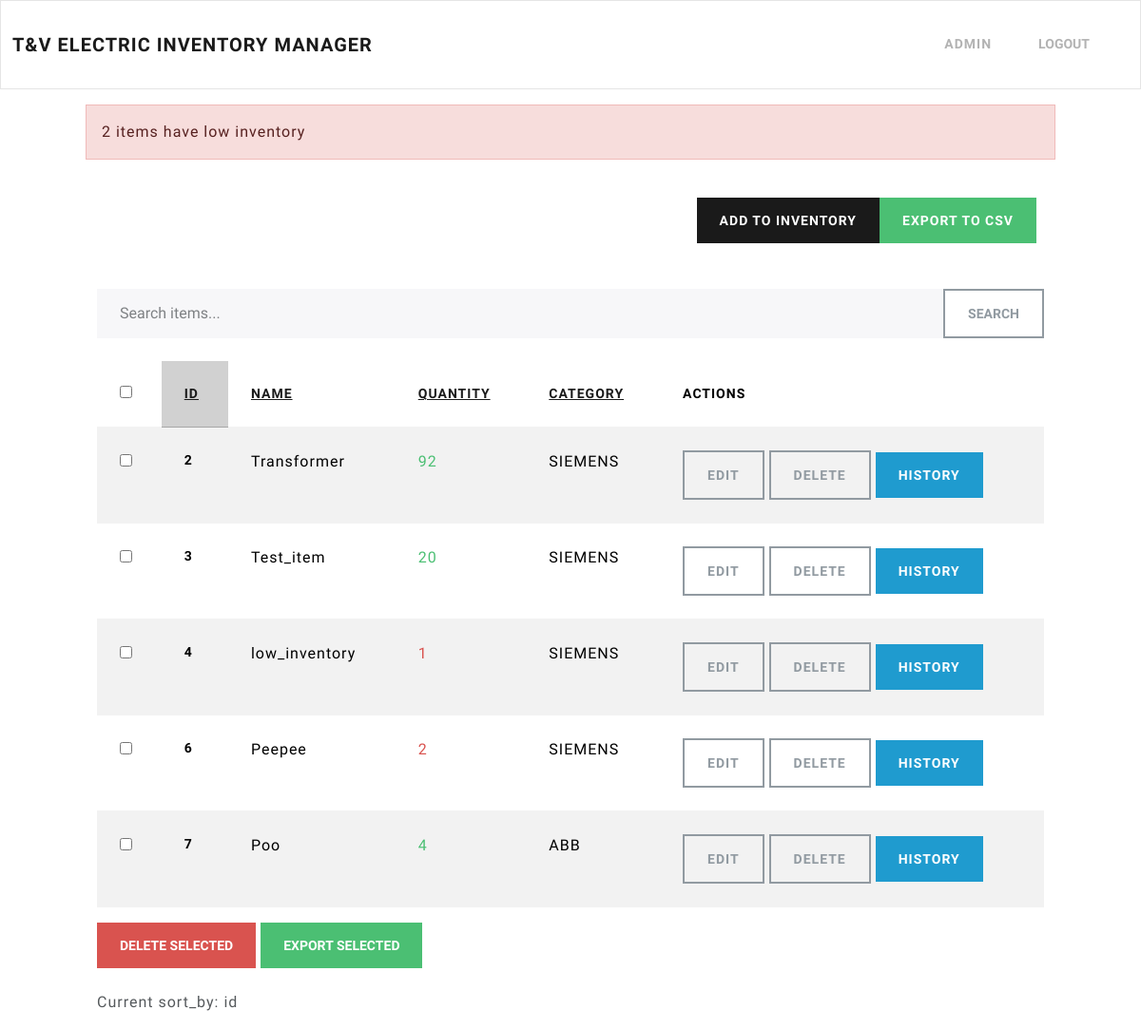
The page /dashboard/ (signed in) on the database its author committed.
### inventory/models.py (models this page shows, shortened)
class InventoryItem(models.Model):
    name = models.CharField(max_length=200)
    quantity = models.IntegerField()
    category = models.ForeignKey('Category', on_delete=models.SET_NULL, blank=True, null=True)
    date_created = models.DateTimeField(auto_now_add=True)
    is_active = models.BooleanField(default=True)

class Category(models.Model):
    name = models.CharField(max_length=200)
    class Meta:
        verbose_name_plural = 'Categories'

### inventory/views.py (the view)
# urls.py: path('dashboard/', Dashboard.as_view(), name='dashboard'),
class Dashboard(LoginRequiredMixin, View):
	def get(self, request):
		sort_by = request.GET.get('sort', 'id')
		query = request.GET.get('q','').strip()
		allowed_fields = ['id', 'name', 'quantity', 'category__name']
		clean_sort = sort_by.lstrip('-')
		if clean_sort not in allowed_fields:
			sort_by = 'id'
		items = InventoryItem.objects.filter(is_active=True)
		if query:
			items = items.filter(
                Q(name__icontains=query) | Q(category__name__icontains=query)
            )
		items = items.order_by(sort_by)
		low_inventory = InventoryItem.objects.filter(
			quantity__lte=LOW_QUANTITY,
			is_active=True
		)
		if low_inventory.count() > 0:
			if low_inventory.count() > 1:
				messages.error(request, f'{low_inventory.count()} items have low inventory')
			else:
				messages.error(request, f'{low_inventory.count()} item has low invetory')
		low_inventory_ids = InventoryItem.objects.filter(
			quantity__lte=LOW_QUANTITY,
			is_active=True
		).values_list('id', flat=True)
		return render(request, 'inventory/dashboard.html', {
			'items': items,
			'low_inventory_ids': low_inventory_ids,
			'sort_by': sort_by,
			'query': query
			})

### inventory/templates/inventory/dashboard.html (shortened to what this page needs)
{% extends 'inventory/base.html' %}
{% block content %}
    {% if messages %}
        <div class="row mt-3">
            {% for message in messages %}
                {% if message.tags == 'error' %}
                    <div class="col-md-10 col-12 mx-auto alert alert-danger">
                        {{ message}}
                    </div>
                {% else %}
                    <div class="col-md-10 col-12 mx-auto alert alert-success">
                        {{ message}}
                    </div>
                {% endif %}
            {% endfor %}
        </div>
    {% endif %}
    <div class="row">
        <div class="col-md-10 col-12 mx-auto mt-4">
            <div class="d-flex justify-content-end mb-5">
                <a href="{% url 'add-item' %}" class="btn btn-primary">Add To Inventory</a>
                <a href="{% url 'export-csv' %}" class="btn btn-success me-2">Export to CSV</a>
            </div>
           <form method="get" class="mb-4">
                <div class="input-group">
                    <input type="text" name="q" class="form-control" placeholder="Search items..." value="{{ request.GET.q|default:'' }}">
                    <button class="btn btn-outline-secondary" type="submit">Search</button>
                </div>
            </form>
            <form method="post" action="{% url 'bulk_action' %}">
                <table class="table table-hover table-striped">
                    <thead>
                        <tr>
                            <th><input type="checkbox" id="select-all"></th>
                            <th scope="col" class="{% if sort_by|slice:'1:' == 'id' or sort_by == 'id' %}table-primary{% endif %}">
                                <a href="?q={{ query|urlencode }}&sort={% if sort_by == 'id' %}-id{% else %}id{% endif %}">ID</a>
                            </th>
                            <th scope="col" class="{% if sort_by|slice:'1:' == 'name' or sort_by == 'name' %}table-primary{% endif %}">
                                <a href="?q={{ query|urlencode }}&sort={% if sort_by == 'name' %}-name{% else %}name{% endif %}">Name</a>
                            </th>
                            <th scope="col" class="{% if sort_by|slice:'1:' == 'quantity' or sort_by == 'quantity' %}table-primary{% endif %}">
                                <a href="?q={{ query|urlencode }}&sort={% if sort_by == 'quantity' %}-quantity{% else %}quantity{% endif %}">Quantity</a>
                            </th>
                            <th scope="col" class="{% if sort_by|slice:'1:' == 'category__name' or sort_by == 'category__name' %}table-primary{% endif %}">
                                <a href="?q={{ query|urlencode }}&sort={% if sort_by == 'category__name' %}-category__name{% else %}category__name{% endif %}">Category</a>
                            </th>
                            <th>Actions</th>
                        </tr>
                    </thead>
                    <tbody>
                        {% for item in items %}
                        <tr>
                            <td><input type="checkbox" name="selected_items" value="{{ item.id }}"></td>
                            <th scope="row">{{ item.id }}</th>
                            <td>{{ item.name }}</td>
                            {% if item.id in low_inventory_ids %}
                                <td class="text-danger">{{ item.quantity }}</td>
                            {% else %}
                                <td class="text-success">{{ item.quantity }}</td>
                            {% endif %}
                            <td>{{ item.category.name }}</td>
                            <td>
                                <a href="{% url 'edit-item' item.id %}" class="btn btn-outline-secondary">Edit</a>
                                <a href="{% url 'delete-item' item.id %}" class="btn btn-outline-secondary">Delete</a>
                                <a href="{% url 'item-history' item.id %}" class="btn btn-info">History</a>
                            </td>
                        </tr>
                        {% endfor %}
                    </tbody>
                </table>
                <div class="mb-4">
                    <button type="submit" name="action" value="delete" class="btn btn-danger">Delete Selected</button>
                    <button type="submit" name="action" value="export" class="btn btn-success">Export Selected</button>
                </div>
            </form>
            <p>Current sort_by: {{ sort_by }}</p>
        </div>
    </div>
{% endblock content %}

### inventory/templates/inventory/navigation.html (shortened to what this page needs)
<nav class="navbar navbar-expand-lg bg-light">
	<div class="container-fluid">
		<a class="navbar-brand" href="{% url 'index' %}">T&V Electric Inventory Manager</a>
		<div class="collapse navbar-collapse justify-content-end" id="navbarNav">
			<ul class="navbar-nav">
				{% if user.is_authenticated %}
					<li class="nav-item">
						<a class="nav-link" href="#">{{ user.username }}</a>
					</li>
					<li class="nav-item">
          				<form method="post" action="{% url 'logout' %}" style="display:inline;">
            				<button type="submit" class="btn btn-link nav-link" style="padding:9px">Logout</button>
          				</form>
        			</li>
				{% endif %}
			</ul>
		</div>
	</div>
</nav>

### rows shown on the page
InventoryItem: id "2", name "Transformer", quantity "92", category.name "SIEMENS"
InventoryItem: id "3", name "Test_item", quantity "20", category.name "SIEMENS"
InventoryItem: id "4", name "low_inventory", quantity "1", category.name "SIEMENS"
InventoryItem: id "6", name "Peepee", quantity "2", category.name "SIEMENS"
InventoryItem: id "7", name "Poo", quantity "4", category.name "ABB"

### other values the page prints
{{ user.username }} "ADMIN"
{{ message }} "2 items have low inventory"
{{ sort_by }} "id"
